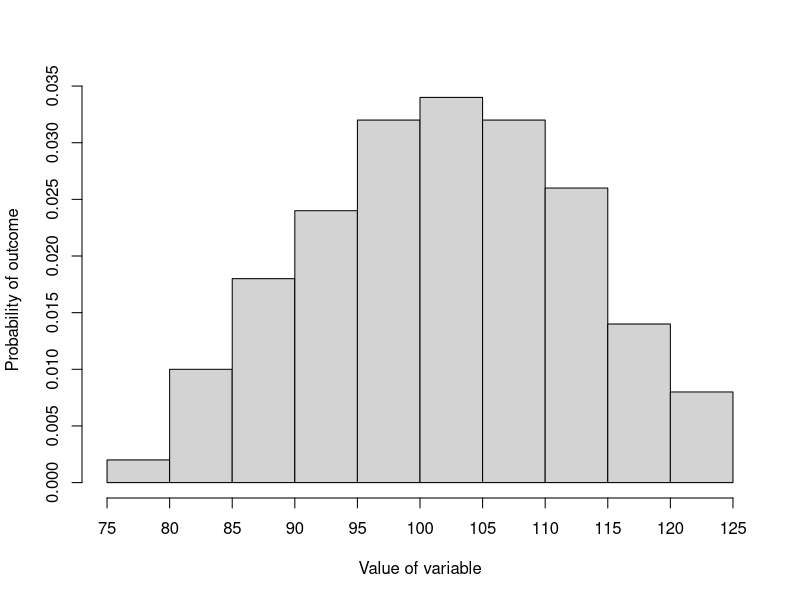
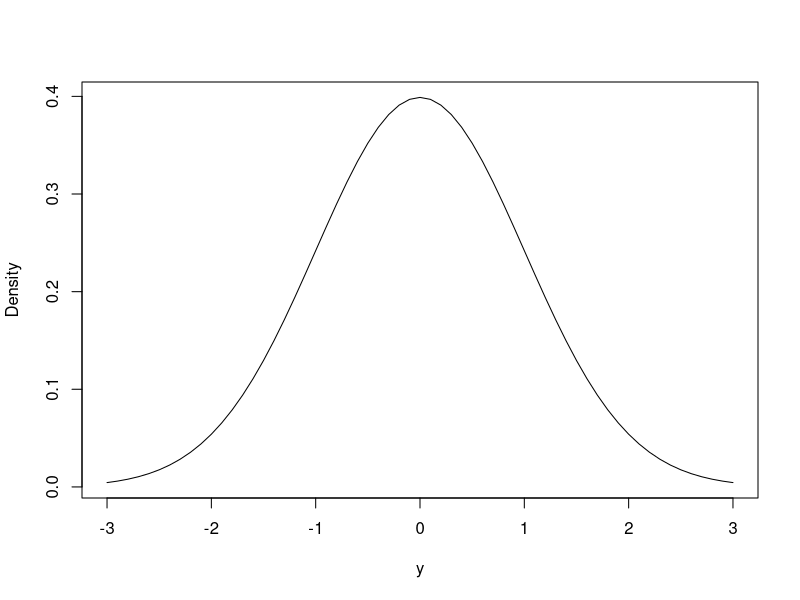
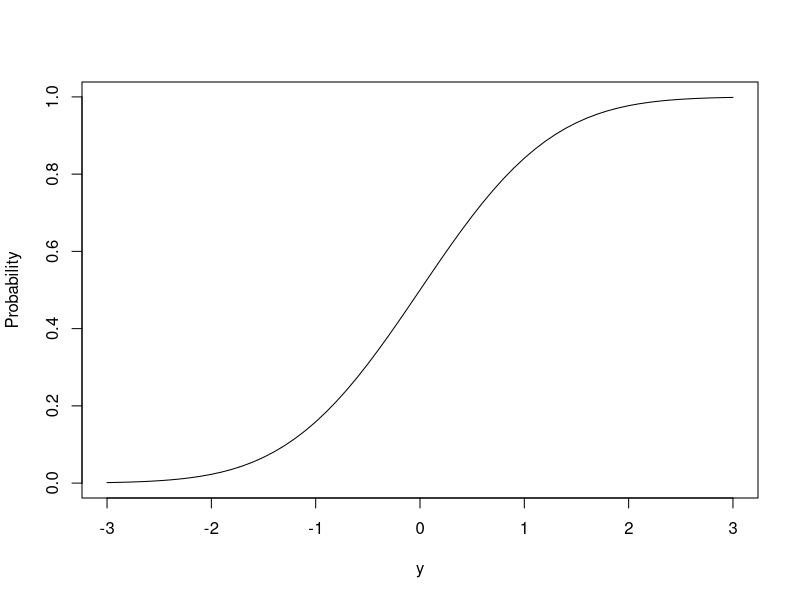
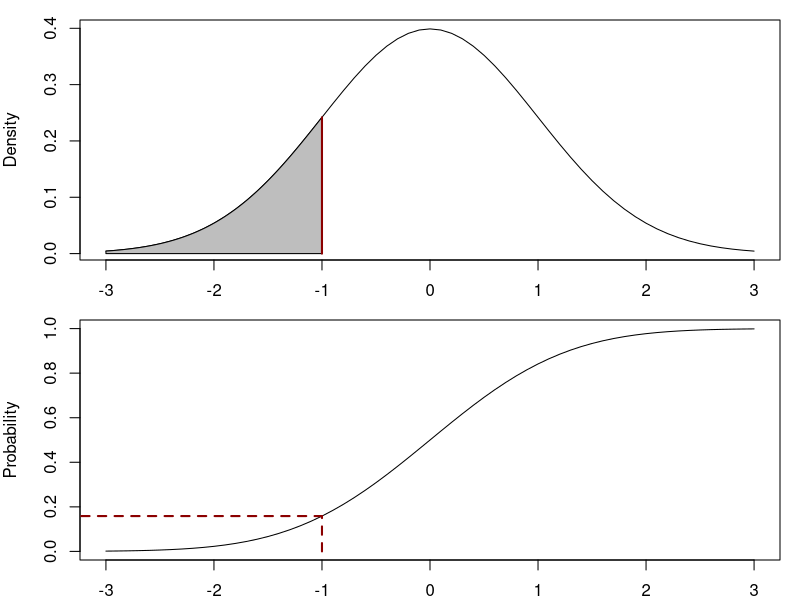
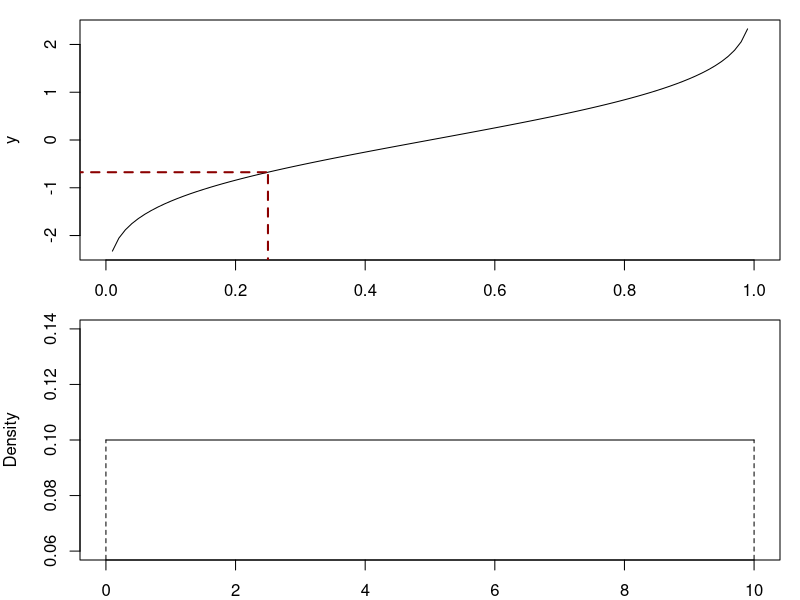
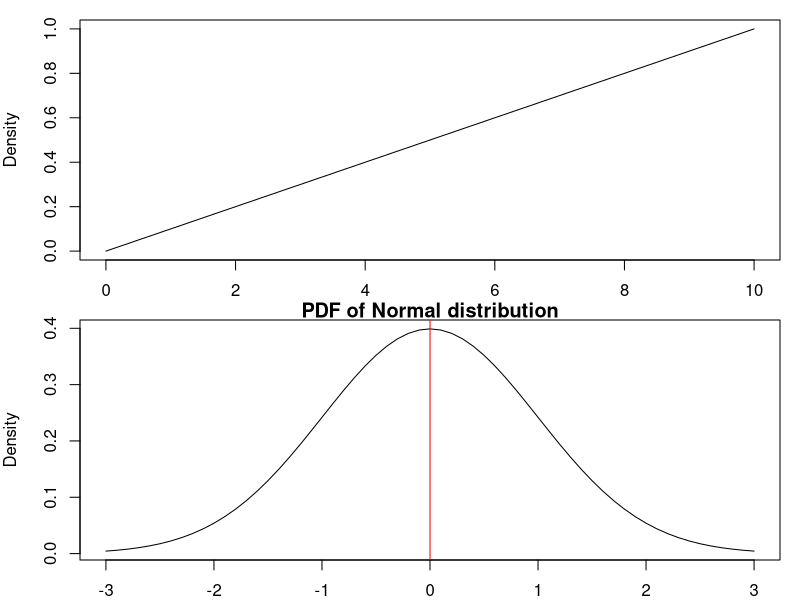

The R source for these figures, in order: (Note: this script raises an error after producing the figures.)
## ---- chunk 1
set.seed(41)
yHist <- hist(rnorm(100,100,10), probability=TRUE, main="",
              xlab="Value of variable", ylab="Probability of outcome",
              axes=FALSE)
axis(side=2)
axis(side=1, at=yHist$breaks)
## ---- chunk 2
plot(seq(-3,3,0.1),dnorm(seq(-3,3,0.1)),type="l",ylab="Density",xlab="y",main="")
## ---- chunk 3
plot(seq(-3,3,0.1),pnorm(seq(-3,3,0.1)),type="l",ylab="Probability",xlab="y",main="")
## ---- chunk 4
par(mfcol=c(2,1), mar=c(2,4,1,1))
plot(seq(-3,3,0.1),dnorm(seq(-3,3,0.1)),type="l",ylab="Density",xlab="y",main="")
polygon(c(seq(-3,-1,0.01),rev(seq(-3,-1,0.01))),
        c(dnorm(seq(-3,-1,0.01)), rep(0,length(seq(-3,-1,0.01)))), col="grey")
lines(c(-1,-1),c(0,dnorm(-1)),col="darkred",lwd=2,lty=1)

plot(seq(-3,3,0.1),pnorm(seq(-3,3,0.1)),type="l",ylab="Probability",xlab="y",main="")
lines(c(-1,-1),c(0,pnorm(-1)),col="darkred",lwd=2,lty=2)
lines(c(-4,-1),c(pnorm(-1),pnorm(-1)),col="darkred",lwd=2,lty=2)
## ---- chunk 5
plot(seq(0,1,0.01),qnorm(seq(0,1,0.01)),type="l",ylab="y",xlab="Probability",main="")
lines(c(0.25,0.25),c(-3,qnorm(0.25)),col="darkred",lwd=2,lty=2)
lines(c(-1,0.25),c(qnorm(0.25),qnorm(0.25)),col="darkred",lwd=2,lty=2)
## ---- chunk 6
plot(seq(0,10,by=0.1),dunif(seq(0,10,by=0.1),0,10),
     ylab="Density",xlab="y", type="l")
lines(c(0,0), c(0,0.1), lty=2)
lines(c(10,10), c(0,0.1), lty=2)
## ---- chunk 7
plot(seq(0,10,by=0.1),punif(seq(0,10,by=0.1),0,10),
     ylab="Density",xlab="y", type="l")
## ---- chunk 8
plot(seq(-3,3,0.1),dnorm(seq(-3,3,0.1)),type="l",ylab="Density",xlab="y",main="PDF of Normal distribution")
abline(v=0, col="red")
text(0.5,0.05,TeX("$\\mu =0$"))
## ---- chunk 9
plot(seq(-3,3,0.01),dlaplace(seq(-3,3,0.01)),type="l",ylab="Density",xlab="y",main="PDF of Laplace distribution")
abline(v=0, col="red")
## ---- chunk 10
plot(seq(-3,3,0.01),ds(seq(-3,3,0.01)),type="l",ylab="Density",xlab="y",main="PDF of S distribution")
abline(v=0, col="red")
## ---- chunk 11
plot(seq(-3,3,0.01),dgnorm(seq(-3,3,0.01),0,1,0.5),type="l",ylab="Density",xlab="y",main="PDF of Generalised Normal distribution",
     ylim=c(0,0.6))
lines(seq(-3,3,0.01),dgnorm(seq(-3,3,0.01),0,1,1),col="darkblue")
lines(seq(-3,3,0.01),dgnorm(seq(-3,3,0.01),0,1,2),col="darkred")
lines(seq(-3,3,0.01),dgnorm(seq(-3,3,0.01),0,1,1000),col="purple")
abline(v=0, col="red")
legend("topright",legend=c(TeX("$\\beta =0.5$"),TeX("$\\beta =1$"),TeX("$\\beta =2$"),TeX("$\\beta =1000$")),
       col=c("black","darkblue","darkred","purple"),lwd=1)
## ---- chunk 12
plot(seq(-3,3,0.01),dalaplace(seq(-3,3,0.01),0,1,0.5),type="l",ylab="Density",xlab="y",main="PDF of Asymmetric Laplace distribution",
     ylim=c(0,0.6))
lines(seq(-3,3,0.01),dalaplace(seq(-3,3,0.01),0,1,0.2),col="darkblue")
lines(seq(-3,3,0.01),dalaplace(seq(-3,3,0.01),0,1,0.8),col="darkred")
abline(v=0, col="red")
legend("topright",legend=c(TeX("$\\alpha =0.5$"),TeX("$\\alpha =0.2$"),TeX("$\\alpha =0.8$")),
       col=c("black","darkblue","darkred"),lwd=1)
## ---- chunk 13
plot(seq(0,6,0.01),dinvgauss(seq(0,6,0.01),1,dispersion=10),type="l",ylab="Density",xlab="y",main="PDF of Inverse Gaussian distribution")
lines(seq(0,6,0.01),dinvgauss(seq(0,6,0.01),1,dispersion=1),col="darkblue")
lines(seq(0,6,0.01),dinvgauss(seq(0,6,0.01),1,dispersion=0.1),col="darkred")
abline(v=1, col="red")
legend("topright",legend=c(TeX("$s =10$"),TeX("$s =1$"),TeX("$s =0.1$")),
       col=c("black","darkblue","darkred"),lwd=1)
## ---- chunk 14
plot(seq(0,6,0.01),dgamma(seq(0,6,0.01),0.1,scale=10),type="l",ylab="Density",xlab="y",main="PDF of Gamma distribution")
lines(seq(0,6,0.01),dgamma(seq(0,6,0.01),1,scale=1),col="darkblue")
lines(seq(0,6,0.01),dgamma(seq(0,6,0.01),10,scale=0.1),col="darkred")
abline(v=1, col="red")
legend("topright",legend=c(TeX("$s =10$"),TeX("$s =1$"),TeX("$s =0.1$")),
       col=c("black","darkblue","darkred"),lwd=1)
